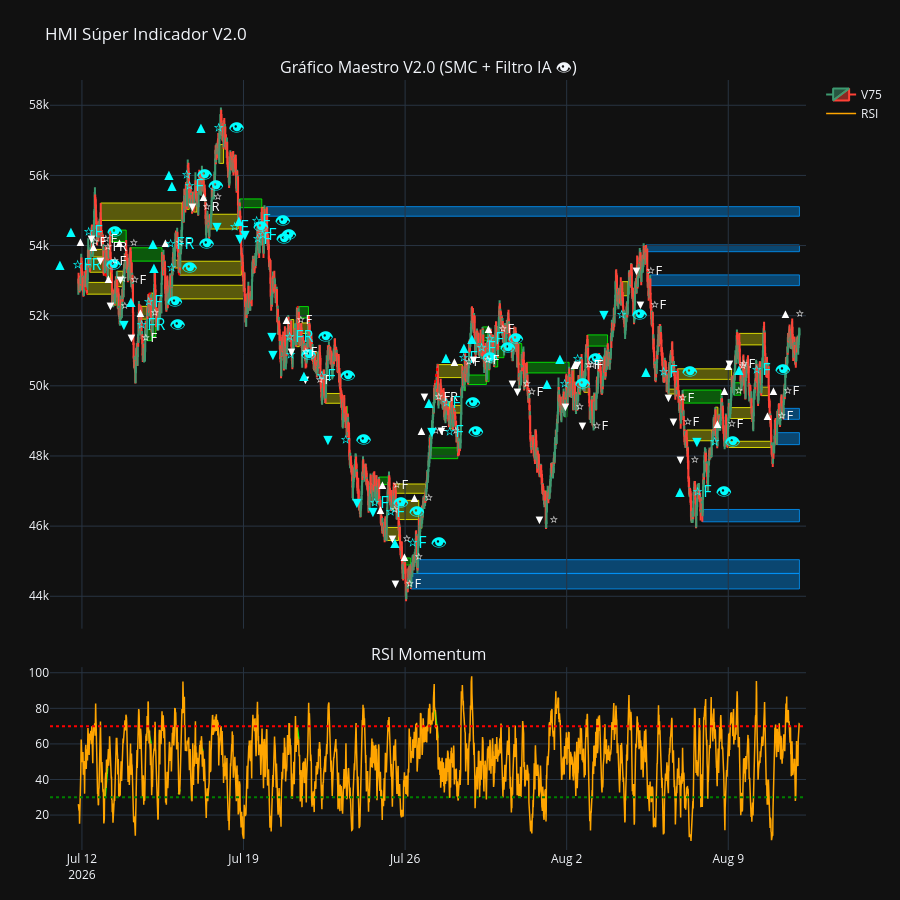

Source (notebook cell):
### Code cell
from plotly.subplots import make_subplots
import plotly.graph_objects as go

print("🎨 Generando HMI V2.0 (Gráfico Híbrido SMC + IA)...")

velas_a_graficar = 3000 
df_plot = datos.tail(velas_a_graficar)
fecha_inicio_plot = df_plot.index[0]
ultimo_tiempo = df_plot.index[-1]

# Filtramos usando el nuevo dataframe
zonas_v20 = df_zonas_perfectas[df_zonas_perfectas['Fecha_OB'] >= fecha_inicio_plot]

fig = make_subplots(rows=2, cols=1, shared_xaxes=True, 
                    vertical_spacing=0.05, row_heights=[0.75, 0.25], 
                    subplot_titles=("Gráfico Maestro V2.0 (SMC + Filtro IA 👁️)", "RSI Momentum"))

fig.add_trace(go.Candlestick(
    x=df_plot.index, open=df_plot['open'], high=df_plot['high'],
    low=df_plot['low'], close=df_plot['close'], name='V75'
), row=1, col=1)

for _, zona in zonas_v20.iterrows():
    top_y = zona['OB_High']
    bottom_y = zona['OB_Low']
    start_x = zona['Fecha_OB']
    
    if pd.notna(zona.get('Fecha_Entrada')): end_x = zona['Fecha_Entrada']
    else: end_x = ultimo_tiempo 
        
    resultado = zona.get('Resultado', 'Pendiente')
    
    # Colores: Verde (Win), Amarillo (Loss), Azul (Pendiente)
    if resultado == 'Win': color = 'rgba(0, 255, 0, 0.3)'
    elif resultado == 'Loss': color = 'rgba(255, 255, 0, 0.3)'
    else: color = 'rgba(0, 150, 255, 0.4)'
        
    fig.add_shape(
        type="rect", x0=start_x, y0=bottom_y, x1=end_x, y1=top_y,
        fillcolor=color, line=dict(color=color.replace('0.3', '0.8').replace('0.4', '0.8'), width=1),
        layer="below", row=1, col=1
    )
    
    # Dibujar líneas de divergencia correctamente (Compras vs Ventas)
    if zona['Divergencia'] == True:
        if zona['Tipo'] == 'Compra':
            y_precio_prev = datos.loc[zona['Fecha_Prev']]['low']
            y_precio_ob = zona['OB_Low']
        else:
            y_precio_prev = datos.loc[zona['Fecha_Prev']]['high']
            y_precio_ob = zona['OB_High']
            
        fig.add_trace(go.Scatter(
            x=[zona['Fecha_Prev'], zona['Fecha_OB']],
            y=[y_precio_prev, y_precio_ob],
            mode='lines', line=dict(color='red', width=2, dash='dot'), showlegend=False
        ), row=1, col=1)
        
        fig.add_trace(go.Scatter(
            x=[zona['Fecha_Prev'], zona['Fecha_OB']],
            y=[zona['RSI_Prev'], zona['RSI_OB']],
            mode='lines', line=dict(color='lime', width=2, dash='solid'), showlegend=False
        ), row=2, col=1)

    # --- NUEVO: ESTILO VIP PARA OPERACIONES DE INTELIGENCIA ARTIFICIAL ---
    es_ia = "👁️" in zona['Estrellas']
    color_texto = "cyan" if es_ia else "white"
    tamano_texto = 16 if es_ia else 13
    
    texto_etiqueta = f"{'▲' if zona['Tipo'] == 'Compra' else '▼'} {zona['Estrellas']}"
    
    fig.add_annotation(
        x=zona['Fecha_OB'], y=zona['OB_High'] if zona['Tipo'] == 'Compra' else zona['OB_Low'],
        text=texto_etiqueta, showarrow=False, 
        yshift=18 if zona['Tipo'] == 'Compra' else -18, # Ligeramente más separado para el texto grande
        font=dict(size=tamano_texto, color=color_texto), row=1, col=1
    )

fig.add_trace(go.Scatter(x=df_plot.index, y=df_plot['RSI'], line=dict(color='orange', width=1.5), name='RSI'), row=2, col=1)
fig.add_hline(y=70, line_dash="dot", line_color="red", row=2, col=1)
fig.add_hline(y=30, line_dash="dot", line_color="green", row=2, col=1)

fig.update_layout(
    title='HMI Súper Indicador V2.0', template='plotly_dark', height=900,
    xaxis_rangeslider_visible=False, margin=dict(l=50, r=50, b=50, t=80)
)
fig.update_xaxes(matches='x')
fig.show()
